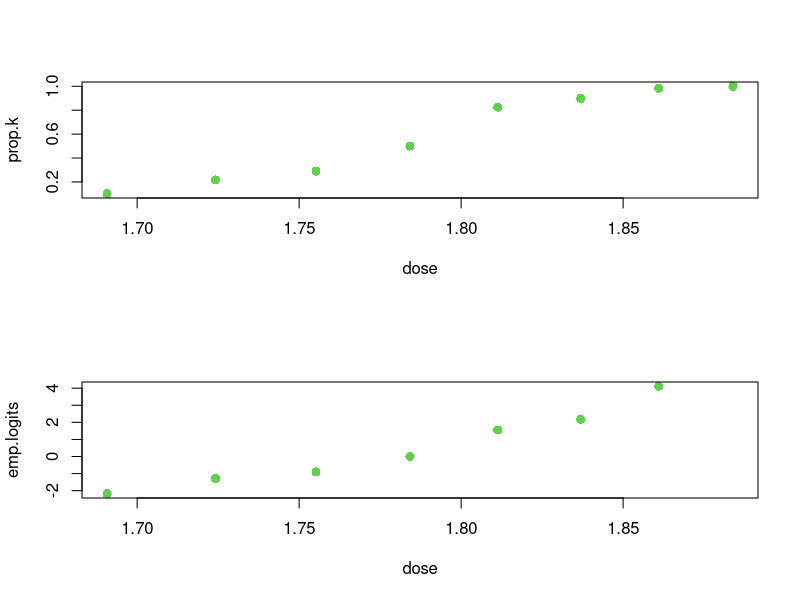
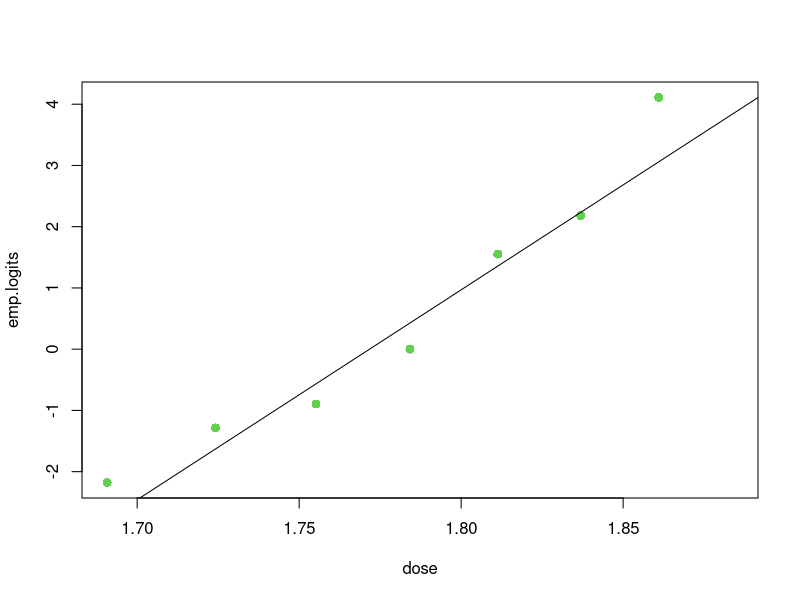
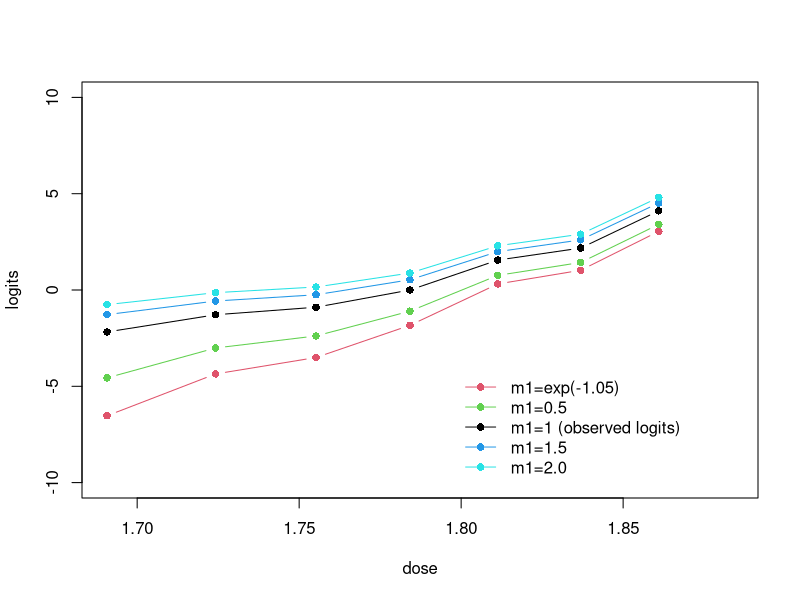
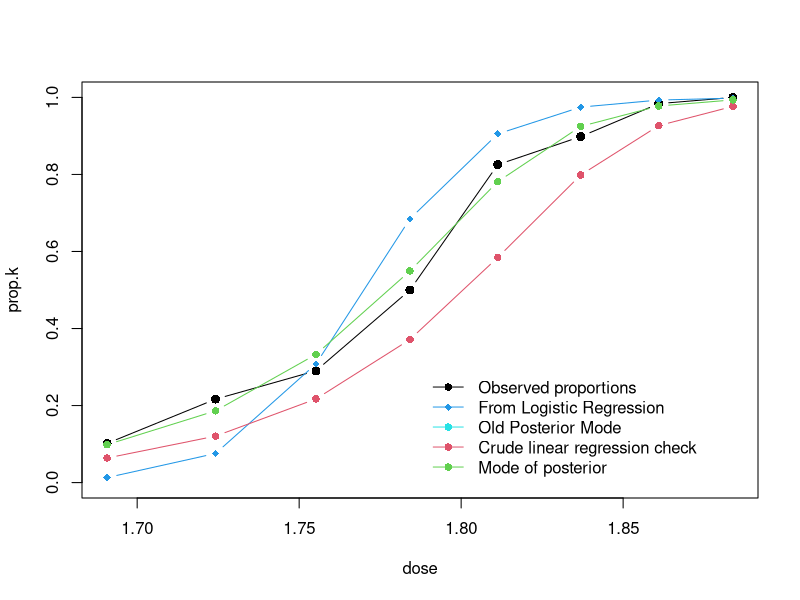
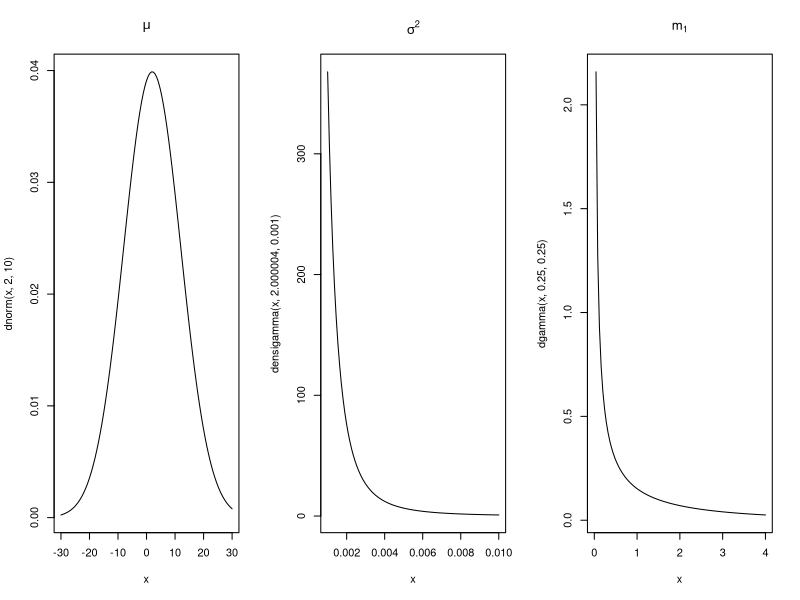
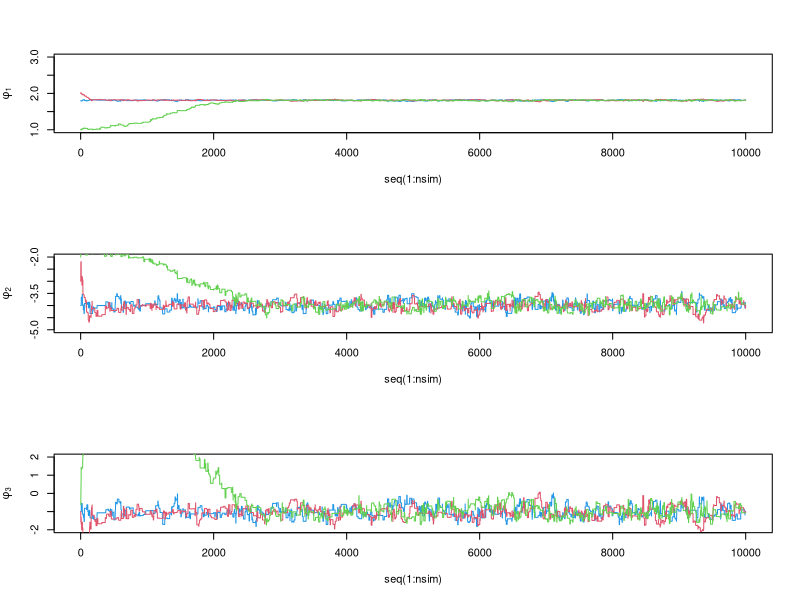
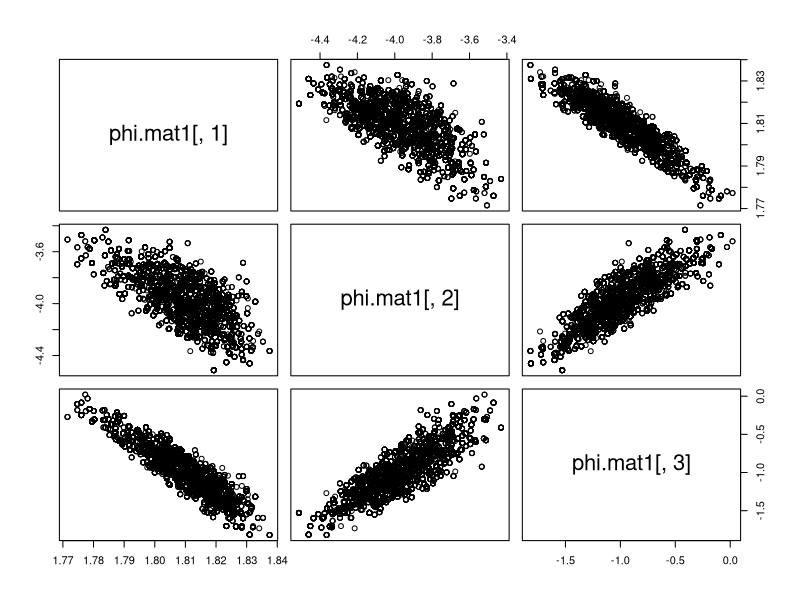
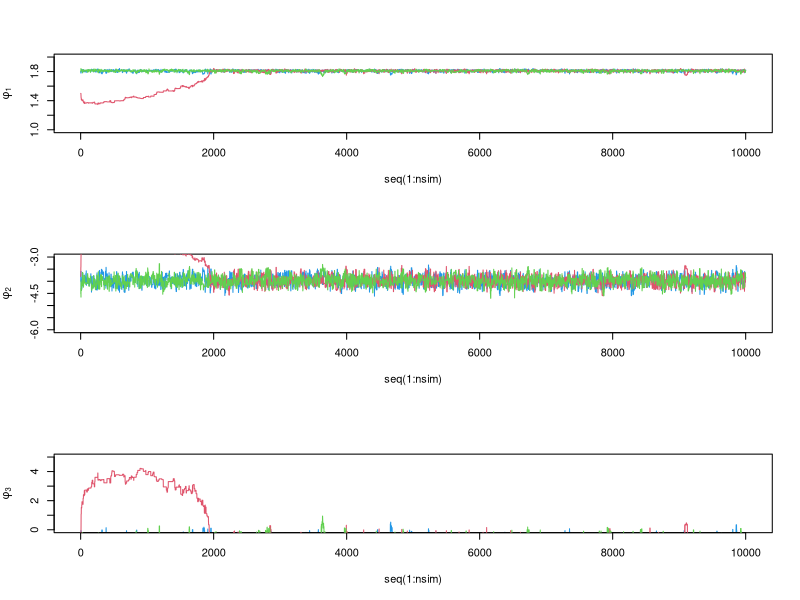

Generate these figures, in order, with R:

### Based on example 3.7 in Carlin & Louis and data from Bliss(1935)
library(mvtnorm)

### Data: Number of adult flour beetles killed after 5 hours of exposure
##   to various levels of gaseous carbon disulphide (CS2)

dose <- c(1.6907, 1.7242, 1.7552, 1.7842, 1.8113, 1.8369, 1.8610, 1.8839)
killed <- c(6, 13, 18, 28, 52, 53, 61, 60)
exposed <- c(59,60,62,56,63,59,62,60)

### Some exploratory plots

prop.k <- killed/exposed
emp.logits <- log(prop.k/(1-prop.k))

#Plot data and check linearity assumptions
par(mfrow=c(2,1))
plot(dose, prop.k, pch=16, col=3, cex=1.2)
plot(dose, emp.logits, pch=16, col=3, cex=1.2) #note missing one because p.hat=1


#Fit model quickly in glm()
options(show.signif.stars=FALSE)

yes.no <- cbind(killed, (exposed-killed))
glm.out <- glm(yes.no~dose, family=binomial)
summary(glm.out)  #Check for overdispersion (Resid Dev=11.232 vs 6 d.f.)

dev.new()
plot(dose, emp.logits, pch=16, col=3, cex=1.2)
abline(glm.out) #model seems reasonable except for a bit of overdispersion
                # 1-pchisq(11.232,6) [1] 0.08146544  -dispersion approx 11.232/6
                #

#We could use quasilikelihood to account for the overdispersion
yes.no <- cbind(killed, (exposed-killed))
quasi.glm.out <- glm(yes.no~dose, family=quasibinomial)
summary(quasi.glm.out)  #1.671141= estimated dispersion param from Pearson resids

  #Do conclusions change?

##### Let's fit the generalized logit model suggested by Prentice (1976) ##
## kill ~ Binomial(n.exposed, pi(kill|dose))
## pi(kill|dose) = [exp(x)/(1+exp(x))]^m1
## Let x = (dose-mu)/sigma    sigma>0, m1>0
### Do you know how to do this easily in standard software? ###
### This changes the number of parameters from 2 to 3 - the extra
###  is needed to model the dispersion (a variance parameter)


### Specify prior distributions
# m1 ~ gamma(a0, b0)  a0=.25, b0=0.25
# mu ~ Normal(c0, d02)
# sig2 ~ InvGamma(eo, fo)

### Is the posterior available in closed form?
### What are the three complete conditional distributions? Are
###  they available in closed form?  NO

### Let's try to understand the model better by plotting logits of pi^1/m1
##  Convince yourself that all this makes sense! (or convince me it doesn't!)
emp.pm1.logits <- function(m1) {log((prop.k^(1/m1))/(1-(prop.k^(1/m1))))} #prop.k = observed proportions
dev.new()
plot(dose, emp.logits, pch=16, col=1, cex=1, ylab="logits", type="b", ylim=c(-10,10)) #note missing one because p.hat=1
 points(dose, emp.pm1.logits(exp(-1.05)), col=2, type="b", pch=16)
 points(dose, emp.pm1.logits(0.5), col=3, type="b", pch=16)
 points(dose, emp.pm1.logits(1.5), col=4, type="b", pch=16)
 points(dose, emp.pm1.logits(2), col=5, type="b", pch=16)
 legend(1.80, -4, legend=c("m1=exp(-1.05)", "m1=0.5", "m1=1 (observed logits)",
           "m1=1.5", "m1=2.0"), lwd=c(1,1,1,1,1), pch=c(16,16,16,16,16),
            col=c(2,3,1,4,5), bty="n")

 lm(emp.pm1.logits(exp(-1.05))[1:7]~dose[1:7])$coef
    #  (Intercept)   dose[1:7]
    # -98.75    54.51125
    # This implies that the slope (1/sigma) should be around 55 if m1 is around exp(-1.05)=0.35
    #   so that sig=(1/54.5)=0.0183 and log(sig)=log(0.0183) = -4.00,
    # The intercept (-mu/sig) should be around -100 -->mu=100/(54.5) = 0.545


## But, the above still doesn't tell what value for m1 is reasonable from the data
## Let's go back to just plotting the observed proportions
pi.dose.fun <- function(w.vec, mu, sigma, m1){
	((exp((w.vec-mu)/sigma))/(1 +exp((w.vec-mu)/sigma)))^m1
}

plot(dose, prop.k, pch=16, type="b", col=1, cex=1.2, ylim=c(0,1))
 points(dose, pi.dose.fun(dose, mu=1.77 ,sig=0.0183, m1=1), col=4, type="b", pch=18) #Logistic regression
 #points(dose, pi.dose.fun(dose, mu=1.54 ,sig=exp(-4.87), m1=exp(2.18)), col=5, type="b", pch=18) #Old #posterior mode
 points(dose, pi.dose.fun(dose, mu=1.835, sig=(1/54.5), m1=0.35), col=2, type="b", pch=16) #Linear regression logit scale (above)
 points(dose, pi.dose.fun(dose, mu=1.812, sig=exp(-4.01), m1=exp(-1.06)), col=3, type="b", pch=16) #mode of posterior
 #points(dose, pi.dose.fun(dose, mu=1.55, sig=54.5, m1=0.35), col=4, type="b", pch=16) #
 #points(dose, pi.dose.fun(dose, mu=1.55, sig=54.5, m1=0.35), col=5, type="b", pch=16)
 legend(1.79, 0.3, legend=c("Observed proportions",  "From Logistic Regression", "Old Posterior Mode","Crude linear regression check", "Mode of posterior"),
     lwd=c(1,1,1,1,1),pch=c(16,18,16,16,16), col=c(1,4,5,2,3), bty="n")

 #mode of posterior using optim 1.812353 -4.010371 -1.056079

##Write function to compute log likelihood for theta=(mu, sig2, m1) given the data
llik.fun <- function(theta.vec, dose.vec, y.vec, n.vec) {
       mu <- theta.vec[1]
       sig <- theta.vec[2]
       m1 <- theta.vec[3]
       x.vec <- (dose.vec - mu)/sig
	   llik.vec <- m1*y.vec*(x.vec-log(1+exp(x.vec))) + (n.vec - y.vec)*log(1-((exp(x.vec)/(1+exp(x.vec)))^m1))
       out <- sum(llik.vec)
       return(out)
	}

 #test function - see if it matches for mu=0, sig=1, m1=1 which is just standard logistic regression
    llik.fun(c(0,1,1), dose.vec=dose, y.vec=killed, n.vec=exposed)
    sum(log(dbinom(killed, exposed, prob=(exp(dose)/(1+exp(dose)))))) - sum(lchoose(exposed, killed))
   #they match!

   llik.fun(c(1.2, 0.03, 0.35), dose.vec=dose, y.vec=killed, n.vec=exposed)

###Transformed the prior parameters to the real line
## I worked out the prior distributions for the transformed parameters
##  on paper (you should do the same to check my work!). Transformed parameters:
##  phi1 = mu
##  phi2 = log(sigma) or (0.5)*log(sigma^2) ##CHECK THIS
##  phi3 = log(m1)
##  Priors are rather vague, but proper (See Carlin & Gelfand (1991b) for more info on specification)

### This first function takes the original params as inputs
l.prior.fun <- function(theta.vec, a0=0.25, b0=0.25, c0=2, d0=10, e0=2.000004, f0=0.001) {
      phi1 <- theta.vec[1]
      phi2 <- log(theta.vec[2])
      phi3 <- log(theta.vec[3])
      log.p.phi1 <- log(dnorm(phi1, mean=c0, sd=d0))
      log.p.phi2 <- (-2*e0*phi2) - (f0*(exp(-2*phi2)))
      log.p.phi3 <- (phi3*a0) - (b0*exp(phi3))
      log.p <- log.p.phi1 + log.p.phi2 + log.p.phi3 #assuming priors independent
      return(log.p)
    }

### This second function takes the transformed params as inputs
l.prior.fun2 <- function(phi.vec, a0=0.25, b0=0.25, c0=2, d0=10, e0=2.000004, f0=0.001) {
      phi1 <- phi.vec[1]
      phi2 <- phi.vec[2]
      phi3 <- phi.vec[3]
      log.p.phi1 <- log(dnorm(phi1, mean=c0, sd=d0))
      log.p.phi2 <- -2*e0*phi2 - (f0*(exp(-2*phi2)))
      log.p.phi3 <- phi3*a0 - (b0*exp(phi3))
      log.p <- log.p.phi1 + log.p.phi2 + log.p.phi3 #assuming priors independent
      return(log.p)
    }


   l.prior.fun(c(0.5, 0.03, 0.3))
   l.prior.fun2(c(0.5, log(0.03), log(0.3)))


l.unpost.fun <- function(theta.vec, dose.vec, y.vec, n.vec) {
     llik <- llik.fun(theta.vec, dose.vec=dose.vec, y.vec=y.vec, n.vec=n.vec)
     lp <- l.prior.fun(theta.vec)
     lout <- llik + lp
     return(lout)
    }

l.unpost.fun2 <- function(phi.vec, dose.vec, y.vec, n.vec) {
     theta.vec <- c(phi.vec[1], exp(phi.vec[2]), exp(phi.vec[3]))
     llik <- llik.fun(theta.vec, dose.vec=dose.vec, y.vec=y.vec, n.vec=n.vec)
     lp <- l.prior.fun2(phi.vec)
     lout <- llik + lp
     return(lout)
    }

 l.unpost.fun(c(1.8, 1, 1), dose.vec=dose, y.vec=killed, n.vec=exposed)
 l.unpost.fun2(c(1.8,log(1), log(1)), dose.vec=dose, y.vec=killed, n.vec=exposed)


### Plot the priors: (should also do this on transformed scale)
  library(pscl) #For the densiigamma() function with same parameterization as Gelman et al.
    par(mfrow=c(1,3))
    curve(dnorm(x,2,10), xlim=c(-30,30), main=expression(mu) )
    curve(densigamma(x,2.000004,0.001), xlim=c(0.001,.01), main=expression(sigma^2)) #prior mean of .001 and sd of .5 for sig2
      ### should plot transformed version too
    curve(dgamma(x,0.25,0.25), xlim=c(0,4), main=expression(m[1]))



### Now, let's proceed since the priors seem at least reasonable - they are vague, but
##  cover the appropriate range of plausible values for the problem. The complete
##  conditional distributions are not available in closed form, so we cannot just
##  proceed using a Gibbs sampling algorithm.

 ##Let's first assume we have no information about the covariance between phi1,phi2, and phi3
 ## and use a Multivariate Normal proposal distribution with a diag. var-cov matrix
 ## We could just play around with values to see what seems to be working in terms of a reasonable
 ## acceptance rate, but it's often easier to use optim() to get a good guess at the
 ## mode and curvature of the posterior, thus giving us a good starting point

   l.unpost.fun(c(1.8, exp(-4), exp(-1)), dose.vec=dose, y.vec=killed, n.vec=exposed)

   optim.out <- optim(c(1.77, log(0.03), log(0.35)), l.unpost.fun2, dose.vec=dose,
                    y.vec=killed, n.vec=exposed, control=list(fnscale=-100),
                    method="Nelder-Mead", hessian=TRUE)

   optim.out$par  #MODE [1]  1.812353 -4.010371 -1.056079
   VarCov <- solve(-optim.out$hessian)
   VarCov
#             [,1]         [,2]         [,3]
#[1,]  0.0001073514 -0.001418677 -0.003012326
#[2,] -0.0014186772  0.034213984  0.051382611
#[3,] -0.0030123256  0.051382611  0.099574752


   #### Program the Multivariate M-H algorithm
   ## We are actually using a symmetric proposal distribution, so this
   ## could be programmed simply as a multivariate Metropolis, but I'm
   ## including the jumping distribution part into the M-H ratio so that
   ## you can see how it is done - You can check that the parts from the
   ## proposal distribution are equal and cancel out.

  ###Let's run three separate chains (which I make explicit using a lot
  ### of code below.

  ### FIRST USE A DIAGONAL VAR-COV MATRIX for the PROPOSAL DISTN
   nsim <- 10000  #number of iteration
   phi.mat1 <- matrix(NA, nrow=nsim, ncol=3) #chain 1
   phi.mat2 <- matrix(NA, nrow=nsim, ncol=3) #chain 2
   phi.mat3 <- matrix(NA, nrow=nsim, ncol=3) #chain 3
   jump.vec1 <- numeric(nsim-1) #keep track of when we jump (accept candidates)
   jump.vec2 <- numeric(nsim-1)
   jump.vec3 <- numeric(nsim-1)
   phi.mat1[1,] <- c(1.8, -4, -1)  #1.812353 -4.010371 -1.056079
   phi.mat2[1,] <- c(2, -3, -1)
   phi.mat3[1,] <- c(1, -2,  -0.5)
   ind.varcov <- diag(diag(VarCov))

   for (i in 2:nsim) {
     phi.cur1 <- phi.mat1[i-1,]
     phi.cur2 <- phi.mat2[i-1,]
     phi.cur3 <- phi.mat3[i-1,]
     phi.cand1 <- rmvnorm(1, mean=phi.cur1, sigma=2*ind.varcov)
     phi.cand2 <- rmvnorm(1, mean=phi.cur2, sigma=2*ind.varcov)
     phi.cand3 <- rmvnorm(1, mean=phi.cur3, sigma=2*ind.varcov)

     log.r.num1 <- l.unpost.fun2(phi.cand1, dose.vec=dose, y.vec=killed, n.vec=exposed) +
                     dmvnorm(phi.cur1, mean=phi.cand1, sigma=2*ind.varcov, log=TRUE)
     log.r.num2 <- l.unpost.fun2(phi.cand2, dose.vec=dose, y.vec=killed, n.vec=exposed) +
                     dmvnorm(phi.cur2, mean=phi.cand2, sigma=2*ind.varcov, log=TRUE)
     log.r.num3 <- l.unpost.fun2(phi.cand3, dose.vec=dose, y.vec=killed, n.vec=exposed) +
                     dmvnorm(phi.cur3, mean=phi.cand3, sigma=2*ind.varcov, log=TRUE)

     log.r.denom1 <- l.unpost.fun2(phi.cur1, dose.vec=dose, y.vec=killed, n.vec=exposed) +
                     dmvnorm(phi.cand1, mean=phi.cur1, sigma=2*ind.varcov, log=TRUE)
     log.r.denom2 <- l.unpost.fun2(phi.cur2, dose.vec=dose, y.vec=killed, n.vec=exposed) +
                     dmvnorm(phi.cand2, mean=phi.cur2, sigma=2*ind.varcov, log=TRUE)
     log.r.denom3 <- l.unpost.fun2(phi.cur3, dose.vec=dose, y.vec=killed, n.vec=exposed) +
                     dmvnorm(phi.cand3, mean=phi.cur3, sigma=2*ind.varcov, log=TRUE)

     log.r1 <- log.r.num1 - log.r.denom1
     log.r2 <- log.r.num2 - log.r.denom2
     log.r3 <- log.r.num3 - log.r.denom3

     p.accept1 <- min(1, exp(log.r1))
     p.accept2 <- min(1, exp(log.r2))
     p.accept3 <- min(1, exp(log.r3))

     u.vec <- runif(3)
     ifelse(u.vec[1] <= p.accept1, phi.mat1[i,]<- phi.cand1, phi.mat1[i,] <- phi.cur1)
     ifelse(u.vec[2] <= p.accept2, phi.mat2[i,]<- phi.cand2, phi.mat2[i,] <- phi.cur2)
     ifelse(u.vec[3] <= p.accept3, phi.mat3[i,]<- phi.cand3, phi.mat3[i,] <- phi.cur3)

     jump.vec1[i-1] <- ifelse(u.vec[1] <= p.accept1, 1, 0)
     jump.vec2[i-1] <- ifelse(u.vec[2] <= p.accept2, 1, 0)
     jump.vec3[i-1] <- ifelse(u.vec[3] <= p.accept3, 1, 0)
    }

   ###Clearly I could have done a better job programming my multiple parallel chains in fewer
   ##   lines, but wanted to make it explicit

   ##Look at chains
     par(mfrow=c(3,1))
     plot(seq(1:nsim), phi.mat1[,1], type="l", ylab=expression(phi[1]), col=4, ylim=c(1,3))
        lines(seq(1:nsim), phi.mat2[,1], col=2)
        lines(seq(1:nsim), phi.mat3[,1], col=3)
     plot(seq(1:nsim), phi.mat1[,2], type="l", ylab=expression(phi[2]), col=4, ylim=c(-5,-2))
        lines(seq(1:nsim), phi.mat2[,2], col=2)
        lines(seq(1:nsim), phi.mat3[,2], col=3)
     plot(seq(1:nsim), phi.mat1[,3], type="l", ylab=expression(phi[3]), col=4, ylim=c(-2,2))
        lines(seq(1:nsim), phi.mat2[,3], col=2)
        lines(seq(1:nsim), phi.mat3[,3], col=3)

   ##Acceptance rates?  For multivariate - around 10-15% is okay
     mean(jump.vec1)
     mean(jump.vec2)
     mean(jump.vec3)



   ##What do you think of the convergence???
   ### Think about correlation among parameters - use plots and calculations.
      pairs(~ phi.mat1[,1] + phi.mat1[,2] + phi.mat1[,3])
      var(phi.mat1)  #We could use these to create a better chain (though!
      var(phi.mat2)
      var(phi.mat3)
      #We can use the above estimated variance-covariance matrices to
      # help improve efficiency of the chain or use original optimization


    #### ******************************************************** ####
    #### *******************************************************  #####
   ### NOw, redo including off-diagonals of the variance covariance matrix
   nsim <- 10000  #number of iteration
   phi.mat1 <- matrix(NA, nrow=nsim, ncol=3) #chain 1
   phi.mat2 <- matrix(NA, nrow=nsim, ncol=3) #chain 2
   phi.mat3 <- matrix(NA, nrow=nsim, ncol=3) #chain 3
   jump.vec1 <- numeric(nsim-1) #keep track of when we jump (accept candidates)
   jump.vec2 <- numeric(nsim-1)
   jump.vec3 <- numeric(nsim-1)
   phi.mat1[1,] <- c(1.8, -4, -1)  #1.543270 -4.874497  2.179276
   phi.mat2[1,] <- c(1.5, -3.8, -1.2)
   phi.mat3[1,] <- c(1.8, -4.5,  -0.8)

   for (i in 2:nsim) {
     phi.cur1 <- phi.mat1[i-1,]
     phi.cur2 <- phi.mat2[i-1,]
     phi.cur3 <- phi.mat3[i-1,]
     phi.cand1 <- rmvnorm(1, mean=phi.cur1, sigma=2*VarCov)
     phi.cand2 <- rmvnorm(1, mean=phi.cur2, sigma=2*VarCov)
     phi.cand3 <- rmvnorm(1, mean=phi.cur3, sigma=2*VarCov)

     log.r.num1 <- l.unpost.fun2(phi.cand1, dose.vec=dose, y.vec=killed, n.vec=exposed) +
                     dmvnorm(phi.cur1, mean=phi.cand1, sigma=2*VarCov, log=TRUE)
     log.r.num2 <- l.unpost.fun2(phi.cand2, dose.vec=dose, y.vec=killed, n.vec=exposed) +
                     dmvnorm(phi.cur2, mean=phi.cand2, sigma=2*VarCov, log=TRUE)
     log.r.num3 <- l.unpost.fun2(phi.cand3, dose.vec=dose, y.vec=killed, n.vec=exposed) +
                     dmvnorm(phi.cur3, mean=phi.cand3, sigma=2*VarCov, log=TRUE)

     log.r.denom1 <- l.unpost.fun2(phi.cur1, dose.vec=dose, y.vec=killed, n.vec=exposed) +
                     dmvnorm(phi.cand1, mean=phi.cur1, sigma=2*VarCov, log=TRUE)
     log.r.denom2 <- l.unpost.fun2(phi.cur2, dose.vec=dose, y.vec=killed, n.vec=exposed) +
                     dmvnorm(phi.cand2, mean=phi.cur2, sigma=2*VarCov, log=TRUE)
     log.r.denom3 <- l.unpost.fun2(phi.cur3, dose.vec=dose, y.vec=killed, n.vec=exposed) +
                     dmvnorm(phi.cand3, mean=phi.cur3, sigma=2*VarCov, log=TRUE)

     log.r1 <- log.r.num1 - log.r.denom1
     log.r2 <- log.r.num2 - log.r.denom2
     log.r3 <- log.r.num3 - log.r.denom3

     p.accept1 <- min(1, exp(log.r1))
     p.accept2 <- min(1, exp(log.r2))
     p.accept3 <- min(1, exp(log.r3))

     u.vec <- runif(3)
     ifelse(u.vec[1] <= p.accept1, phi.mat1[i,]<- phi.cand1, phi.mat1[i,] <- phi.cur1)
     ifelse(u.vec[2] <= p.accept2, phi.mat2[i,]<- phi.cand2, phi.mat2[i,] <- phi.cur2)
     ifelse(u.vec[3] <= p.accept3, phi.mat3[i,]<- phi.cand3, phi.mat3[i,] <- phi.cur3)

     jump.vec1[i-1] <- ifelse(u.vec[1] <= p.accept1, 1, 0)
     jump.vec2[i-1] <- ifelse(u.vec[2] <= p.accept2, 1, 0)
     jump.vec3[i-1] <- ifelse(u.vec[3] <= p.accept3, 1, 0)
    }

   ##Look at chains
     par(mfrow=c(3,1))
     plot(seq(1:nsim), phi.mat1[,1], type="l", ylab=expression(phi[1]), col=4, ylim=c(1,2))
        lines(seq(1:nsim), phi.mat2[,1], col=2)
        lines(seq(1:nsim), phi.mat3[,1], col=3)
     plot(seq(1:nsim), phi.mat1[,2], type="l", ylab=expression(phi[2]), col=4, ylim=c(-6,-3))
        lines(seq(1:nsim), phi.mat2[,2], col=2)
        lines(seq(1:nsim), phi.mat3[,2], col=3)
     plot(seq(1:nsim), phi.mat1[,3], type="l", ylab=expression(phi[3]), col=4, ylim=c(0,5))
        lines(seq(1:nsim), phi.mat2[,3], col=2)
        lines(seq(1:nsim), phi.mat3[,3], col=3)

   ##Acceptance rates?
     mean(jump.vec1)
     mean(jump.vec2)
     mean(jump.vec3)





   ## Use coda to help

    library(coda)
    help(package="coda") #for list of functions
    phi.post1 <- mcmc(phi.mat1)
    phi.post2 <- mcmc(phi.mat2)
    phi.post3 <- mcmc(phi.mat3)
    phi.mcmc <- mcmc.list(list(phi.post1, phi.post2, phi.post3))
    summary(phi.mcmc)
    plot(phi.mcmc)

    #Look at some other convergence diagnostics

    effectiveSize(phi.mcmc)
    gelman.diag(phi.mcmc)  #Can't do b/c need at least 2 chains
    gelman.plot(phi.mcmc)
    geweke.diag(phi.mcmc)
    heidel.diag(phi.mcmc)
    raftery.diag(phi.mcmc)
